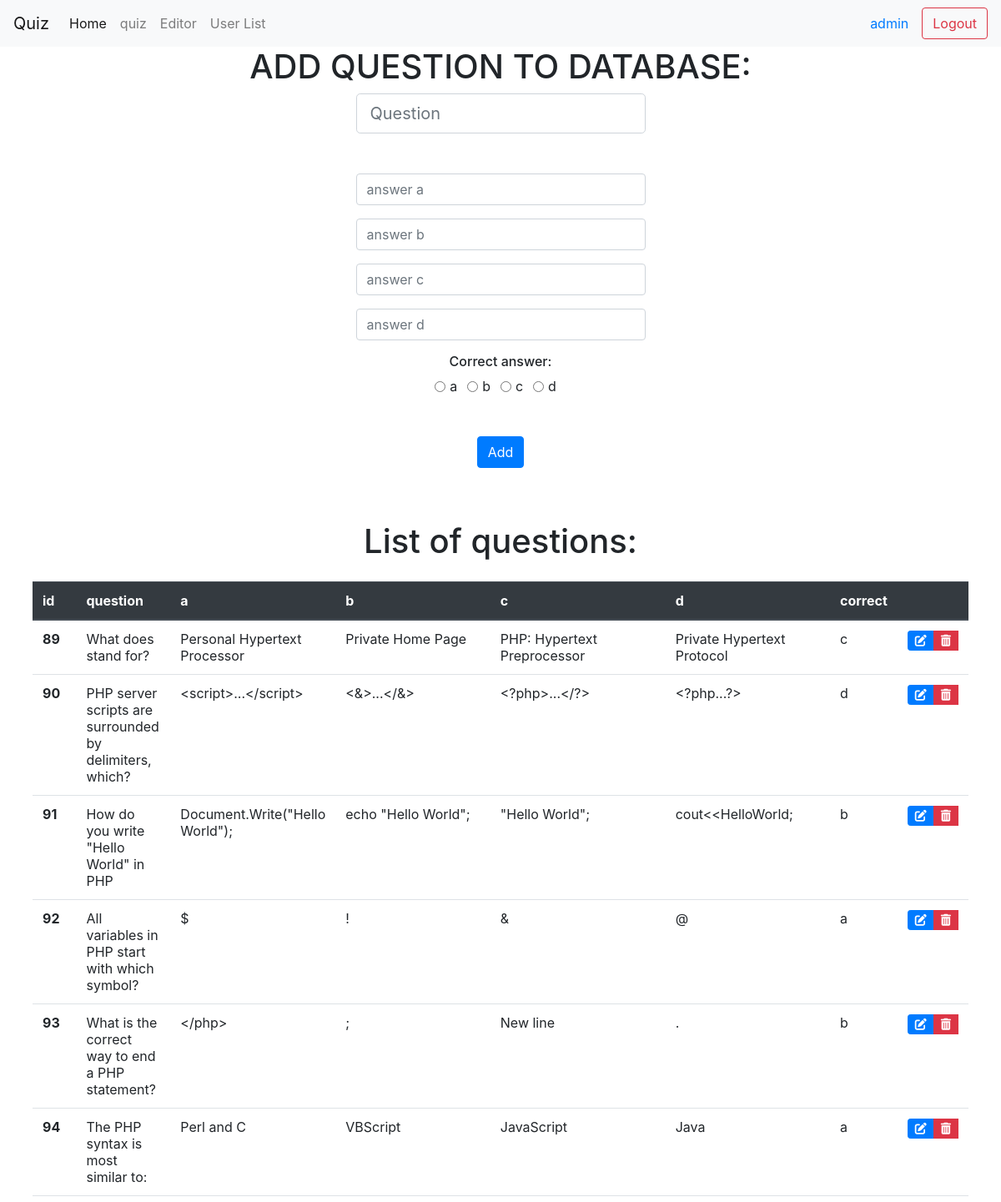
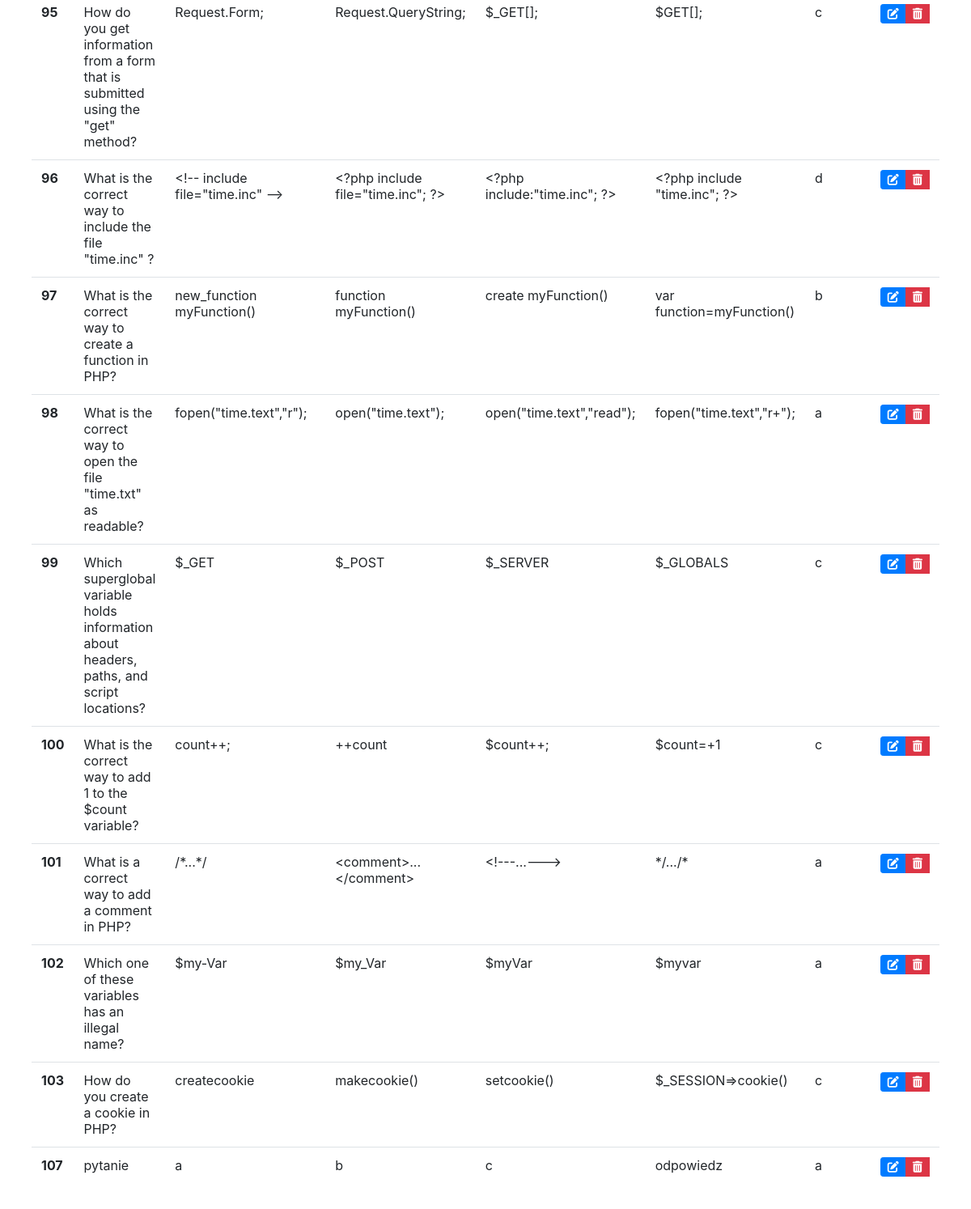
Page /editor.php (signed in) on the committed database (2 pictures, top to bottom).
### tables this page shows
CREATE TABLE `questions` (
  `id` int(3) NOT NULL,
  `question` varchar(255) NOT NULL,
  `a` varchar(255) NOT NULL,
  `b` varchar(255) NOT NULL,
  `c` varchar(255) NOT NULL,
  `d` varchar(255) NOT NULL,
  `correct` char(1) NOT NULL,
  `all_answers` int(11) NOT NULL,
  `correct_answers` int(11) NOT NULL
);

### editor.php (the view, shortened to what this page needs)
<?php
include('session.php');
?>
<html>
<head>
   <?php
   include('head.php');
   ?>
</head>
<body>
   <?php
   include('nav.php');
   ?>
   <div class="container">
      <div class="d-flex justify-content-center">
         <h1 class="text-center">ADD QUESTION TO DATABASE:</h1>
      </div>
      <div class="d-flex justify-content-center">
         <form method="POST">
            <div class="form-group row mb-5">
               <div class="col">
                  <input name="question" type="text" class="form-control form-control-lg" id="question" placeholder="Question" required>
               </div>
            </div>
            <div class="form-group row">
               <div class="col">
                  <input name="a" type="text" class="form-control" id="answerA" placeholder="answer a" required>
               </div>
            </div>
            <div class="form-group row">
               <div class="col">
                  <input name="b" type="text" class="form-control" id="answerB" placeholder="answer b" required>
               </div>
            </div>
            <div class="form-group row">
               <div class="col">
                  <input name="c" type="text" class="form-control" id="answerC" placeholder="answer c" required>
               </div>
            </div>
            <div class="form-group row">
               <div class="col">
                  <input name="d" type="text" class="form-control" id="answerD" placeholder="answer d" required>
               </div>
            </div>
            <h6 class="text-center">Correct answer: </h6>
            <div class="col d-flex justify-content-center mb-5">
               <div class="form-check form-check-inline">
                  <input name="radio" class="form-check-input" type="radio" name="inlineRadioOptions" id="radioA" value="a" required>
                  <label class="form-check-label" for="radioA">a</label>
               </div>
               <div class="form-check form-check-inline">
                  <input name="radio" class="form-check-input" type="radio" name="inlineRadioOptions" id="radioB" value="b">
                  <label class="form-check-label" for="radioB">b</label>
               </div>
               <div class="form-check form-check-inline">
                  <input name="radio" class="form-check-input" type="radio" name="inlineRadioOptions" id="radioC" value="c">
                  <label class="form-check-label" for="radioC">c</label>
               </div>
               <div class="form-check form-check-inline">
                  <input name="radio" class="form-check-input" type="radio" name="inlineRadioOptions" id="radioD" value="d">
                  <label class="form-check-label" for="radioD">d</label>
               </div>
            </div>
            <div class="col d-flex justify-content-center">
               <button type="submit" class="btn btn-primary">Add</button>
            </div>
         </form>
      </div>
      <div class="d-flex justify-content-center mt-5 mb-3">
         <h1 class="text-center">List of questions:</h1>
      </div>
      <div class="d-flex justify-content-center mb-5">
         <?php
         $sql = "SELECT * FROM questions WHERE 1";
         $result = $conn->query($sql);
         if ($result->num_rows > 0) {
            echo '
         <table id="questionsTable" class="table">
            <thead class="thead-dark">
               <tr>
                     <th scope="col">id</th>
                     <th scope="col">question</th>
                     <th scope="col">a</th>
                     <th scope="col">b</th>
                     <th scope="col">c</th>
                     <th scope="col">d</th>
                     <th scope="col">correct</th>
                  </tr>
               </thead>
            <tbody>';
            while ($row = $result->fetch_assoc()) {
               echo '<tr>
                     <th scope="row">' . $row['id'] . '</th>
                     <td>' . $row['question'] . '</td>
                     <td>' . $row['a'] . '</td>
                     <td>' . $row['b'] . '</td>
                     <td>' . $row['c'] . '</td>
                     <td>' . $row['d'] . '</td>
                     <td>' . $row['correct'] . '</td>
                  </tr>';
            }
            echo ' </tbody></table>';
         } else {
            echo ("NO QUESTIONS");
         }
         ?>
      </div>
   </div>
</body>
</html>

### editor.php (style rules this page uses)
form { max-width: 960px; }

### rows in the picture
questions: id "89", question "What does stand for?", a "Personal Hypertext Processor", b "Private Home Page", c "PHP: Hypertext Preprocessor", d "Private Hypertext Protocol", correct "c"
questions: id "90", question "PHP server scripts are surrounded by delimiters, which?", a "<script>...</script>", b "<&>...</&>", c "<?php>...</?>", d "<?php...?>", correct "d"
questions: id "91", question "How do you write \"Hello World\" in PHP", a "Document.Write(\"Hello World\");", b "echo \"Hello World\";", c "\"Hello World\";", d "cout<<HelloWorld;", correct "b"
questions: id "92", question "All variables in PHP start with which symbol?", a "$", b "!", c "&", d "@", correct "a"
questions: id "93", question "What is the correct way to end a PHP statement?", a "</php>", b ";", c "New line", d ".", correct "b"
questions: id "94", question "The PHP syntax is most similar to:", a "Perl and C", b "VBScript", c "JavaScript", d "Java", correct "a"
questions: id "95", question "How do you get information from a form that is submitted using the \"get\" method?", a "Request.Form;", b "Request.QueryString;", c "$_GET[];", d "$GET[];", correct "c"
questions: id "96", question "What is the correct way to include the file \"time.inc\" ?", a "<!-- include file=\"time.inc\" -->", b "<?php include file=\"time.inc\"; ?>", c "<?php include:\"time.inc\"; ?>", d "<?php include \"time.inc\"; ?>", correct "d"
questions: id "97", question "What is the correct way to create a function in PHP?", a "new_function myFunction()", b "function myFunction()", c "create myFunction()", d "var function=myFunction()", correct "b"
questions: id "98", question "What is the correct way to open the file \"time.txt\" as readable?", a "fopen(\"time.text\",\"r\");", b "open(\"time.text\");", c "open(\"time.text\",\"read\");", d "fopen(\"time.text\",\"r+\");", correct "a"
questions: id "99", question "Which superglobal variable holds information about headers, paths, and script locations?", a "$_GET", b "$_POST", c "$_SERVER", d "$_GLOBALS", correct "c"
questions: id "100", question "What is the correct way to add 1 to the $count variable?", a "count++;", b "++count", c "$count++;", d "$count=+1", correct "c"
questions: id "101", question "What is a correct way to add a comment in PHP?", a "/*...*/", b "<comment>...</comment>", c "<!---...--->", d "*/.../*", correct "a"
questions: id "102", question "Which one of these variables has an illegal name?", a "$my-Var", b "$my_Var", c "$myVar", d "$myvar", correct "a"
questions: id "103", question "How do you create a cookie in PHP?", a "createcookie", b "makecookie()", c "setcookie()", d "$_SESSION=>cookie()", correct "c"
questions: id "107", question "pytanie", a "a", b "b", c "c", d "odpowiedz", correct "a"

### other values in the picture
$_SESSION["login_user"] "admin"
